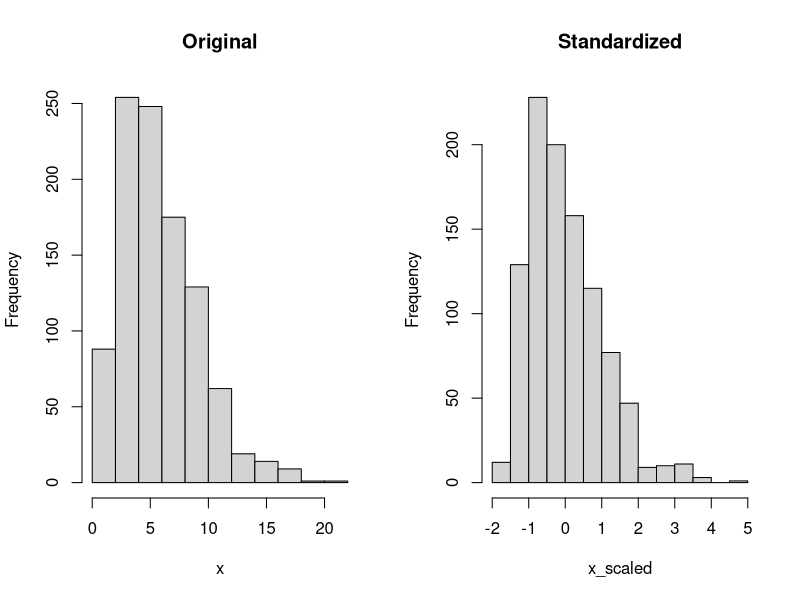
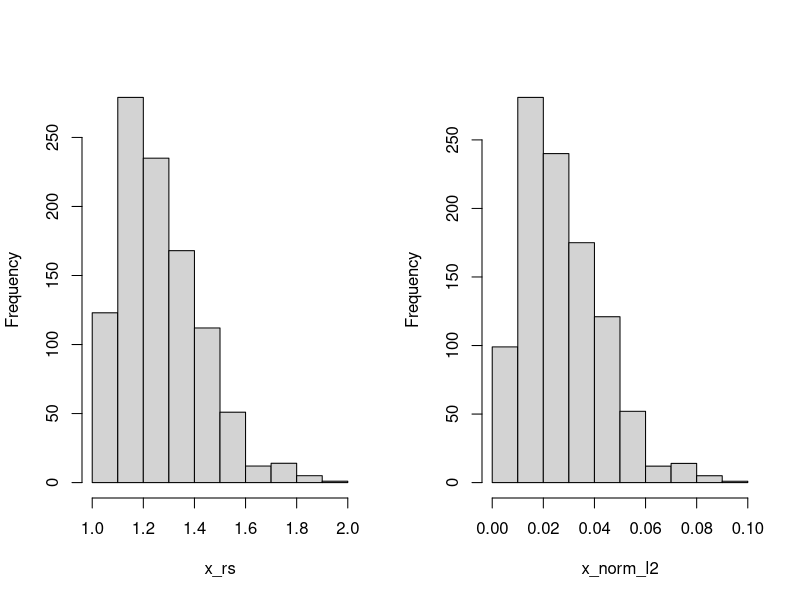

These figures' R source, in order: (Note: this script raises an error after producing the figures.)
## ---- chunk 1
#| fig.cap: Original and standardized data drawn from a Gamma(3,2) distribution.
#| label: fig-gamma-standardized

set.seed(543)
x <- rgamma(1000,shape=3,scale=2)
x_scaled <- scale(x)

mean(x)
sd(x)

round(mean(x_scaled),4)
round(sd(x_scaled),4)

par(mfrow=c(1,2))
hist(x,main="Original")
hist(x_scaled, main="Standardized")

## ---- chunk 2
x_notcentered_but_scaled_with_sd <- scale(x,center=FALSE,
                                          scale=sd(x))
mean(x_notcentered_but_scaled_with_sd)
sd(x_notcentered_but_scaled_with_sd)
## ---- chunk 3
#| fig.cap: Sample from Gamma(3,2) distribution scaled to [0,2].
#| label: fig-gamma-range-scaled
#| 
range_scale <- function(x,low=0,hi=1) {
    if (!is.null(x) && is.numeric(x)) {
        minval <- min(x,na.rm=TRUE)
        maxval <- max(x,na.rm=TRUE)
        if (maxval-minval < 1e-10) {
            warning("No rescaling done due to small range of data.")
            return (x)
        }
    } else {
        if (!is.numeric(x)) warning("Cannot rescale non-numeric data.")
        return (NULL)
    }
    if (low > hi) {
        lowbound <- hi
        hibound  <- low
        message("Switching hi and low values.")
    } else if (low==hi) {
        return (rep(low,length(x)))
    } else {
        lowbound <- low
        hibound <- hi
    }
    if ((lowbound==0) & (hibound==1)) {
        return ( (x-minval)/(maxval-minval) )
    } else {
        return (lowbound + (x-minval)/(maxval-minval) * (hibound-lowbound))
    }
}

x_rs <- range_scale(x,1,2)
hist(x_rs, main="")
## ---- chunk 4
library(caret)
iris_sc <- preProcess(iris,method=c("center","scale"))

iris_sc_data <- predict(iris_sc,iris)
head(iris_sc_data)
round(apply(iris_sc_data[,1:4],2,mean),4)
apply(iris_sc_data[,1:4],2,sd)
## ---- chunk 5
iris_range <- preProcess(iris,
                         method=c("range"),
                         rangeBounds=c(1,5))

iris_range_data <- predict(iris_range,iris)

head(iris_range_data)
apply(iris_range_data[,1:4],2,min)
apply(iris_range_data[,1:4],2,max)
apply(iris_range_data[,1:4],2,mean)
apply(iris_range_data[,1:4],2,sd)
## ---- chunk 6
#| fig.cap: Normalized data from the Gamma(3,2) distribution.
#| label: fig-gamma-normalized

norm_l2 <- norm(as.matrix(x),type="2")
x_norm_l2 <- x/norm_l2

# Check, the normalized vector should have L2-norm of 1
norm(x_norm_l2,type="2")

hist(x_norm_l2, main="")
## ---- chunk 7
#| error: true
X <- matrix(c(1,1   ,1,0,
              1,0.5 ,1,0, 
              1,0.25,1,0,
              1,1   ,0,1, 
              1,0.5 ,0,1, 
              1,0.25,0,1),nrow=6,ncol=4,byrow=TRUE)

XpX <- t(X) %*% X
XpX
solve(XpX)
## ---- chunk 8
df <- data.frame(y=c(1,2,3,4,5,6),
                 x=c(1,0.5,0.25,1,0.5,0.25),
                 A=c(1,1,1,2,2,2))

df$A <- relevel(as.factor(df$A),ref=2)
coef(summary(lm(y ~ x + A, data=df)))
## ---- chunk 9
df2 <- data.frame(y=c(1,2,3,4,5,6),
                  x=c(1,0.5,0.25,1,0.5,0.25),
                  A1=c(1,1,1,0,0,0))

coef(summary(lm(y ~ x + A1, data=df2)))
## ---- chunk 10
df <- data.frame(y=c(1,2,3,4,5,6),
                 x=c(1,0.5,0.25,1,0.5,0.25),
                 A=c(1,1,1,2,2,2))

df$A <- relevel(as.factor(df$A),ref=1)
coef(summary(lm(y ~ x + A, data=df)))
## ---- chunk 11
df <- data.frame(y=c(1,2,3,4,5,6),
                 x=c(1,0.5,0.25,1,0.5,0.25),
                 A=c(1,1,1,2,2,2),
                 B=c(1,2,3,1,2,3))

modB <- lm(y ~ as.factor(B) -1, data=df)
coef(summary(modB))

## ---- chunk 12
X <- matrix(c(0,1,1,0,1,1,0,0,1,0,0,1),nrow=6,ncol=2)

modB_baseline <- lm(df$y ~ X)

coef(summary(modB_baseline))
## ---- chunk 13
X <- matrix(c(1,0,-1,1,0,-1,0,1,-1,0,1,-1),nrow=6,ncol=2)

modB_ave_eff <- lm(df$y ~ X)

round(coef(summary(modB_ave_eff)),5)
## ---- chunk 14
X2 <- matrix(c(1,-1,0,1,-1,0,0,-1,1,0,-1,1),nrow=6,ncol=2)

modB_ave_eff <- lm(df$y ~ X2)

round(coef(summary(modB_ave_eff)),5)
## ---- chunk 15
library(dplyr)
df <- data.frame(x=rnorm(200,mean=3,sd=2))
df_binned <- df %>% mutate(x_binned = ntile(x, n=5))

head(df_binned)
table(df_binned$x_binned)
## ---- chunk 16
df$x_cut <- cut(df$x,breaks=5)
df$x_cut_int <- cut(df$x,breaks=5,labels=FALSE)
head(df)

table(df$x_cut)

table(df$x_cut_int)
## ---- chunk 17
qt <- quantile(df$x,probs=seq(0,1,0.2))
qt

df$x_cut_qt <- cut(df$x,breaks=qt,
                   include.lowest=TRUE)
head(df)

table(df$x_cut_qt)

## ---- chunk 18
#| fig.cap: Histograms of 1,000 random samples from $Y \sim \text{Lognormal}(2,1/2)$ and of $\log Y$.
#| label: fig-lognormal
set.seed(1234)
rln <- rlnorm(1000,meanlog=2,sdlog=sqrt(0.5))

par(mfrow=c(1,2))
hist(rln,breaks=20,freq=FALSE,las=1)
hist(log(rln),breaks=20,freq=FALSE,las=1)
## ---- chunk 19
#| fig.cap: Box-Cox transformations for various values of $\lambda$
#| label: fig-boxcox-transforms
#| lightbox:

boxcox <- function(y,l) {
    if (l == 0) {
        return (log(y))
    } else {
        return ( (y^l - 1)/l )
    }
}
y <- c(seq(0,2.5,0.05),seq(2.5,5,0.1))

plot(y,boxcox(y,2), type="l", 
     ylim=c(-5,15),
     ylab="Y^(lambda)",
     xlab="y",
     lty="longdash",
     las=1)
lines(y,boxcox(y,1.5), type="l", lty="dotdash")
lines(y,boxcox(y,1.0), type="l", lty="dotted")
lines(y,boxcox(y,0.5), type="l", lty="dashed")
lines(y,boxcox(y,0), type="l", lty="solid")
legend("topleft",legend=c(expression(paste(lambda, " = 0")),
                          expression(paste(lambda, " = 0.5")),
                          expression(paste(lambda, " = 1.0")),
                          expression(paste(lambda, " = 1.5")),
                          expression(paste(lambda, " = 2.0"))
                          ),
       lty=c("solid","dashed","dotted","dotdash","longdash")
)

## ---- chunk 20
set.seed(6465)
df <- data.frame(x=rgamma(1000,3,2))
df_bc <- caret::preProcess(df,method="BoxCox")
df_bc

df_bc_data <- predict(df_bc,df)
## ---- chunk 21
#| fig.cap: Original and Box-Cox-transformed data drawn from a Gamma(3,2) distribution.
#| label: fig-gamma-boxcox

par(mfrow=c(1,2))
hist(df$x,main="Original",xlab="")
hist(df_bc_data$x, main="BoxCox(0.3)",xlab="")
## ---- chunk 22
df_yj <- caret::preProcess(df,method="YeoJohnson")
df_yj

df_yj_data <- predict(df_yj,df)
## ---- chunk 23
#| fig.cap: Original and Yeo-Johnson-transformed data drawn from a Gamma(3,2) distribution.

par(mfrow=c(1,2))
hist(df$x,main="Original",xlab="")
hist(df_yj_data$x, main="YeoJohnson(-0.22)",xlab="")
## ---- chunk 24
set.seed(45)
yn <- rnorm(1000,mean=2,sd=1.5)
F_yn <- pnorm(yn,mean=2,sd=1.5)    
hist(F_yn,main="")
## ---- chunk 25
norm_rv <- qnorm(runif(1000),mean=2,sd=1.5)
hist(norm_rv)
